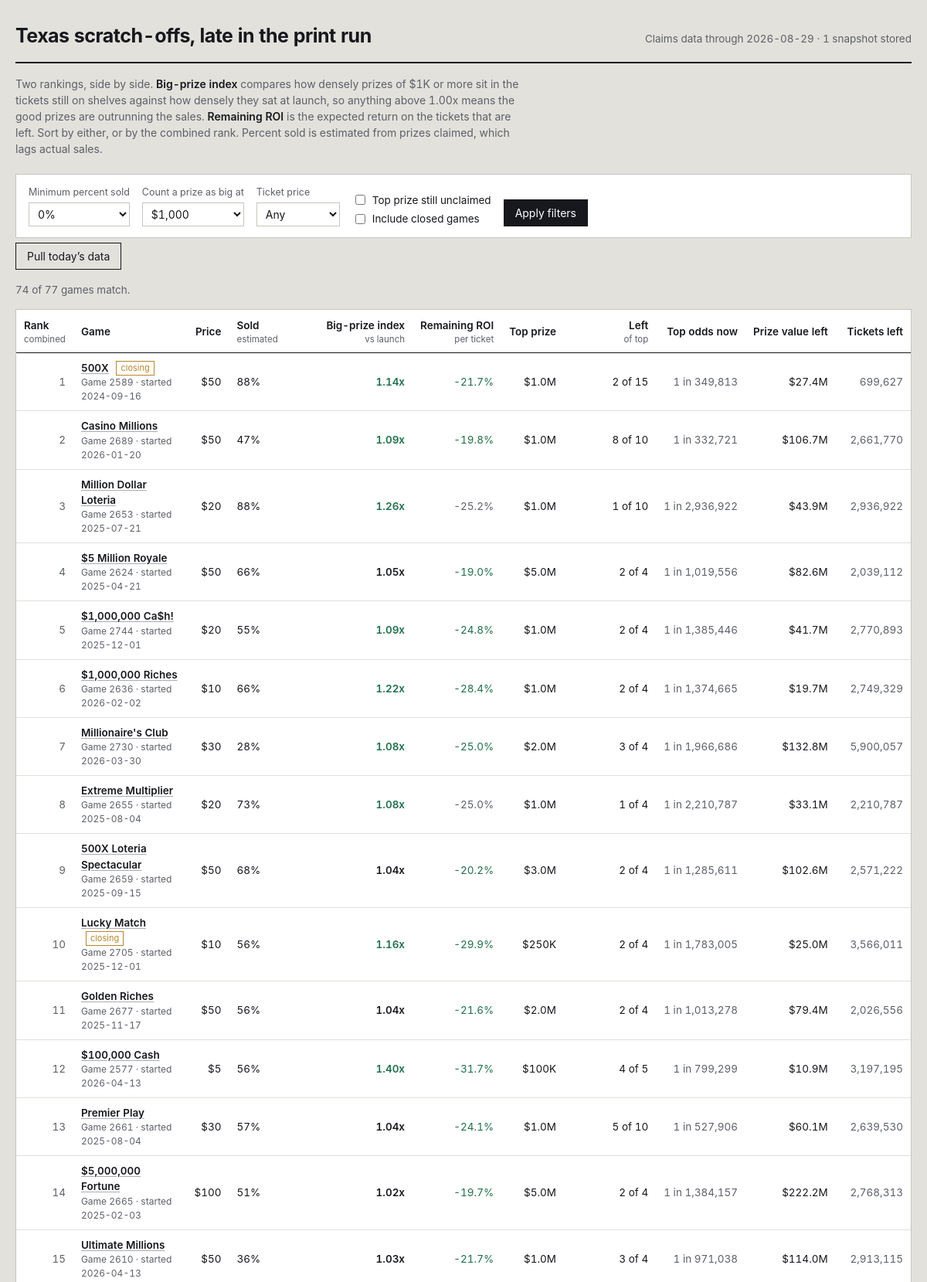
The page / (upper part) on the database its author committed.
### tables this page shows
CREATE TABLE games (
    game_number   INTEGER PRIMARY KEY,
    game_name     TEXT,
    ticket_price  REAL,
    start_date    TEXT,
    close_date    TEXT,
    total_tickets INTEGER,
    overall_odds  REAL,
    details_url   TEXT,
    closing_soon  INTEGER DEFAULT 0,
    active        INTEGER DEFAULT 1,
    first_seen    TEXT,
    last_seen     TEXT
);

CREATE TABLE prize_snapshots (
    snapshot_date  TEXT NOT NULL,
    game_number    INTEGER NOT NULL,
    prize_level    REAL NOT NULL,
    total_prizes   INTEGER NOT NULL,
    prizes_claimed INTEGER NOT NULL,
    PRIMARY KEY (snapshot_date, game_number, prize_level)
);

### app.py (the view)
@app.route("/")
def index():
    conn = db.connect()
    db.init(conn)
    latest = db.latest_snapshot_date(conn)
    if not latest:
        conn.close()
        return render_template("empty.html", running=_refresh_state["running"])
    big_threshold = float(request.args.get("big", 1000))
    min_sold = float(request.args.get("min_sold", 0)) / 100.0
    price_filter = request.args.get("price", "")
    include_closed = request.args.get("closed") == "1"
    sort_key = request.args.get("sort", "combined")
    only_top = request.args.get("top_left") == "1"
    rows = _snapshot_rows(conn, latest, big_threshold)
    games = db.load_games(conn)
    shown = []
    for r in rows:
        g = games.get(r["game_number"], {})
        if not include_closed and not g.get("active", 1):
            continue
        if r["pct_sold"] < min_sold:
            continue
        if price_filter and float(price_filter) != r["price"]:
            continue
        if only_top and not r["top_left"]:
            continue
        shown.append(r)
    col, desc = SORTS.get(sort_key, SORTS["combined"])
    shown.sort(key=lambda r: (r.get(col) is None, r.get(col) if r.get(col) is not None else 0),
               reverse=desc)
    if not desc:
        shown = [r for r in shown if r.get(col) is not None] + \
                [r for r in shown if r.get(col) is None]
    prices = sorted({r["price"] for r in rows if r["price"]})
    history_dates = db.snapshot_dates(conn)
    conn.close()
    return render_template(
        "index.html",
        rows=shown,
        total=len(rows),
        snapshot_date=latest,
        snapshot_count=len(history_dates),
        big_threshold=int(big_threshold),
        min_sold=int(min_sold * 100),
        price_filter=price_filter,
        include_closed=include_closed,
        only_top=only_top,
        sort_key=sort_key,
        prices=prices,
        running=_refresh_state["running"],
    )

### app.py (called while the page is built)
def _snapshot_rows(conn, snapshot_date, big_threshold):
    games = db.load_games(conn)
    snap = db.load_snapshot(conn, snapshot_date)
    return metrics.rank_all(games, snap, big_threshold)

@app.template_filter("pct")
def fmt_pct(v, digits=1):
    return "—" if v is None else f"{v * 100:.{digits}f}%"

@app.template_filter("money")
def fmt_money(v):
    if v is None:
        return "—"
    if v >= 1_000_000:
        return f"${v / 1_000_000:.1f}M"
    if v >= 1_000:
        return f"${v / 1_000:,.0f}K"
    return f"${v:,.0f}"

@app.template_filter("num")
def fmt_num(v):
    return "—" if v is None else f"{v:,.0f}"

@app.template_filter("factor")
def fmt_factor(v):
    return "—" if v is None else f"{v:.2f}x"

@app.template_filter("odds")
def fmt_odds(v):
    return "—" if v is None else f"1 in {v:,.0f}"

### db.py (called while the page is built)
def connect(path=None):
    conn = sqlite3.connect(path or DB_PATH)
    conn.row_factory = sqlite3.Row
    conn.execute("PRAGMA foreign_keys = ON")
    return conn

def init(conn):
    conn.executescript(SCHEMA)
    conn.commit()

def latest_snapshot_date(conn):
    row = conn.execute("SELECT MAX(snapshot_date) AS d FROM prize_snapshots").fetchone()
    return row["d"] if row else None

def snapshot_dates(conn, game_number=None):
    if game_number is None:
        q = "SELECT DISTINCT snapshot_date FROM prize_snapshots ORDER BY snapshot_date"
        return [r[0] for r in conn.execute(q)]
    q = "SELECT DISTINCT snapshot_date FROM prize_snapshots WHERE game_number = ? ORDER BY snapshot_date"
    return [r[0] for r in conn.execute(q, (game_number,))]

def load_snapshot(conn, snapshot_date):
    out = {}
    q = """SELECT game_number, prize_level, total_prizes, prizes_claimed
           FROM prize_snapshots WHERE snapshot_date = ?"""
    for r in conn.execute(q, (snapshot_date,)):
        g = out.setdefault(r["game_number"], {"total": None, "levels": {}})
        if r["prize_level"] < 0:
            g["total"] = (r["total_prizes"], r["prizes_claimed"])
        else:
            g["levels"][r["prize_level"]] = (r["total_prizes"], r["prizes_claimed"])
    return out

def load_games(conn):
    return {r["game_number"]: dict(r) for r in conn.execute("SELECT * FROM games")}

### metrics.py (called while the page is built)
def _safe_div(a, b):
    return a / b if b else None

### templates/index.html (shortened to what this page needs)
{% extends "base.html" %}
{% macro sortlink(key, label, hint='') %}
  {% set q = request.args.to_dict() %}
  {% set _ = q.update({'sort': key}) %}
  <a href="{{ url_for('index', **q) }}">{{ label }}</a>
  {% if hint %}<span class="hint">{{ hint }}</span>{% endif %}
{% endmacro %}
{% block body %}
<header class="masthead">
  <h1>Texas scratch-offs, late in the print run</h1>
  <div class="meta">
    Claims data through {{ snapshot_date }} · {{ snapshot_count }} snapshot{{ '' if snapshot_count == 1 else 's' }} stored
  </div>
</header>
<p class="primer">
  Two rankings, side by side. <strong>Big-prize index</strong> compares how densely prizes of
  {{ big_threshold | money }} or more sit in the tickets still on shelves against how densely they
  sat at launch, so anything above 1.00x means the good prizes are outrunning the sales.
  <strong>Remaining ROI</strong> is the expected return on the tickets that are left. Sort by either,
  or by the combined rank. Percent sold is estimated from prizes claimed, which lags actual sales.
</p>
<form class="controls" method="get" action="{{ url_for('index') }}">
  <div class="field">
    <label for="min_sold">Minimum percent sold</label>
    <select id="min_sold" name="min_sold">
      {% for v in [0, 25, 50, 60, 70, 80, 90] %}
        <option value="{{ v }}" {{ 'selected' if min_sold == v }}>{{ v }}%</option>
      {% endfor %}
    </select>
  </div>
  <div class="field">
    <label for="big">Count a prize as big at</label>
    <select id="big" name="big">
      {% for v in [100, 500, 1000, 5000, 10000, 50000, 100000] %}
        <option value="{{ v }}" {{ 'selected' if big_threshold == v }}>${{ '{:,}'.format(v) }}</option>
      {% endfor %}
    </select>
  </div>
  <div class="field">
    <label for="price">Ticket price</label>
    <select id="price" name="price">
      <option value="">Any</option>
    </select>
  </div>
  <div class="checks">
    <label><input type="checkbox" name="top_left" value="1" {{ 'checked' if only_top }}> Top prize still unclaimed</label>
    <label><input type="checkbox" name="closed" value="1" {{ 'checked' if include_closed }}> Include closed games</label>
  </div>
  <button type="submit">Apply filters</button>
</form>
<form method="post" action="{{ url_for('do_refresh') }}" style="margin-bottom:16px">
  <button class="ghost" type="submit" {{ 'disabled' if running }}>
    {{ 'Pulling new data…' if running else 'Pull today’s data' }}
  </button>
</form>
<p class="count">{{ rows | length }} of {{ total }} games match.</p>
<div class="scroll">
<table>
  <thead>
    <tr>
      <th class="left">{{ sortlink('combined', 'Rank', 'combined') }}</th>
      <th class="left">Game</th>
      <th>{{ sortlink('price', 'Price') }}</th>
      <th class="left">{{ sortlink('sold', 'Sold', 'estimated') }}</th>
      <th>{{ sortlink('big', 'Big-prize index', 'vs launch') }}</th>
      <th>{{ sortlink('ev', 'Remaining ROI', 'per ticket') }}</th>
      <th>{{ sortlink('top_prize', 'Top prize') }}</th>
      <th>{{ sortlink('top_left', 'Left', 'of top') }}</th>
      <th>Top odds now</th>
      <th>{{ sortlink('value_left', 'Prize value left') }}</th>
      <th>Tickets left</th>
    </tr>
  </thead>
  <tbody>
  {% for r in rows %}
    <tr>
      <td class="rank">{{ r.rank_overall or '—' }}</td>
      <td class="left">
        <a class="name" href="{{ url_for('game_detail', game_number=r.game_number, big=big_threshold) }}">{{ r.game_name }}</a>
        {% if r.closing_soon %}<span class="tag">closing</span>{% endif %}
        <span class="sub">Game {{ r.game_number }}{% if r.start_date %} · started {{ r.start_date }}{% endif %}</span>
      </td>
      <td>${{ r.price | int }}</td>
      <td class="left sold {{ 'deep' if r.pct_sold >= 0.75 }}">
        {{ r.pct_sold | pct(0) }}
      </td>
      <td class="strong {{ 'pos' if r.big_index and r.big_index > 1.05 else ('neg' if r.big_index and r.big_index < 0.95 else '') }}">
        {{ r.big_index | factor }}
      </td>
      <td class="{{ 'pos' if r.roi_now and r.roi_now > (r.roi_start or -1) else 'dim' }}">
        {{ r.roi_now | pct }}
      </td>
      <td>{{ r.top_prize | money }}</td>
      <td>{{ r.top_left }} of {{ r.top_printed }}</td>
      <td class="dim">{{ r.top_odds_now | odds }}</td>
      <td>{{ r.value_left | money }}</td>
      <td class="dim">{{ r.tickets_left | num }}</td>
    </tr>
  {% else %}
    <tr><td colspan="11" class="left dim" style="padding:22px">No games match these filters. Loosen the minimum percent sold or clear the price filter.</td></tr>
  {% endfor %}
  </tbody>
</table>
</div>
{% endblock %}

### static/style.css (style rules this page uses)
:root { --paper: #e3e1dc; --card: #ffffff; --ink: #16181d; --ink-soft: #5c6068; --rule: #c8c5be; --rule-soft: #e2e0da; --latex: #a9adb2; --good: #1f6f4a; --bad: #9b2c2c; --foil: #b8862b; --focus: #2d5bb9; }
* { box-sizing: border-box; }
html { -webkit-text-size-adjust: 100%; }
body { margin: 0; background: var(--paper); color: var(--ink); font-family: "Inter", "Segoe UI", -apple-system, BlinkMacSystemFont, Roboto, Helvetica, Arial, sans-serif; font-size: 15px; line-height: 1.5; font-variant-numeric: tabular-nums; }
a { color: var(--ink); text-decoration-color: var(--latex); text-underline-offset: 2px; }
.masthead { display: flex; flex-wrap: wrap; align-items: baseline; gap: 8px 20px; padding-bottom: 14px; border-bottom: 2px solid var(--ink); }
.masthead h1 { margin: 0; font-size: 25px; font-weight: 650; letter-spacing: -0.02em; }
.masthead .meta { color: var(--ink-soft); font-size: 13.5px; margin-left: auto; }
.primer { margin: 16px 0 22px; max-width: 74ch; color: var(--ink-soft); font-size: 14px; }
.primer strong { color: var(--ink); font-weight: 600; }
.controls { display: flex; flex-wrap: wrap; align-items: flex-end; gap: 16px; padding: 14px 16px; background: var(--card); border: 1px solid var(--rule); margin-bottom: 6px; }
.field { display: flex; flex-direction: column; gap: 4px; }
.field label { font-size: 12.5px; color: var(--ink-soft); }
.field select, .field input[type="number"] { font: inherit; font-size: 14px; padding: 5px 7px; border: 1px solid var(--rule); background: #fff; color: var(--ink); min-width: 108px; }
.checks { display: flex; flex-direction: column; gap: 4px; font-size: 13.5px; }
.checks label { display: flex; align-items: center; gap: 6px; }
button, .btn { font: inherit; font-size: 14px; padding: 6px 14px; border: 1px solid var(--ink); background: var(--ink); color: #fff; cursor: pointer; }
button.ghost { background: transparent; color: var(--ink); }
.count { font-size: 13.5px; color: var(--ink-soft); margin: 0 0 14px; }
.scroll { overflow-x: auto; background: var(--card); border: 1px solid var(--rule); }
table { border-collapse: collapse; width: 100%; font-size: 13.5px; }
thead th { position: sticky; top: 0; background: var(--card); text-align: right; font-weight: 600; padding: 10px 10px 8px; border-bottom: 1.5px solid var(--ink); white-space: nowrap; z-index: 2; }
thead th:first-child, thead th.left { text-align: left; }
thead th a { text-decoration: none; }
thead th .hint { display: block; font-weight: 400; font-size: 11.5px; color: var(--ink-soft); }
tbody td { padding: 9px 10px; border-bottom: 1px solid var(--rule-soft); text-align: right; white-space: nowrap; }
tbody td.left { text-align: left; white-space: normal; }
.rank { color: var(--ink-soft); width: 42px; }
.name { font-weight: 560; }
.sub { display: block; font-size: 12px; color: var(--ink-soft); font-weight: 400; }
.tag { display: inline-block; font-size: 11px; padding: 0 5px; border: 1px solid var(--foil); color: var(--foil); margin-left: 6px; vertical-align: 1px; }
.sold { min-width: 116px; }
.pos { color: var(--good); }
.dim { color: var(--ink-soft); }
.strong { font-weight: 620; }

### rows shown on the page
games: game_name "500X", game_number "2589", start_date "2024-09-16", price "50"
prize_snapshots: top_prize "$1.0M"
games: game_name "Casino Millions", game_number "2689", start_date "2026-01-20", price "50"
prize_snapshots: top_prize "$1.0M"
games: game_name "Million Dollar Loteria", game_number "2653", start_date "2025-07-21", price "20"
prize_snapshots: top_prize "$1.0M"
games: game_name "$5 Million Royale", game_number "2624", start_date "2025-04-21", price "50"
prize_snapshots: top_prize "$5.0M"
games: game_name "$1,000,000 Ca$h!", game_number "2744", start_date "2025-12-01", price "20"
prize_snapshots: top_prize "$1.0M"
games: game_name "$1,000,000 Riches", game_number "2636", start_date "2026-02-02", price "10"
prize_snapshots: top_prize "$1.0M"
games: game_name "Millionaire's Club", game_number "2730", start_date "2026-03-30", price "30"
prize_snapshots: top_prize "$2.0M"
games: game_name "Extreme Multiplier", game_number "2655", start_date "2025-08-04", price "20"
prize_snapshots: top_prize "$1.0M"
games: game_name "500X Loteria Spectacular", game_number "2659", start_date "2025-09-15", price "50"
prize_snapshots: top_prize "$3.0M"
games: game_name "Lucky Match", game_number "2705", start_date "2025-12-01", price "10"
prize_snapshots: top_prize "$250K"
games: game_name "Golden Riches", game_number "2677", start_date "2025-11-17", price "50"
prize_snapshots: top_prize "$2.0M"
games: game_name "$100,000 Cash", game_number "2577", start_date "2026-04-13", price "5"
prize_snapshots: top_prize "$100K"
games: game_name "Premier Play", game_number "2661", start_date "2025-08-04", price "30"
prize_snapshots: top_prize "$1.0M"
games: game_name "$5,000,000 Fortune", game_number "2665", start_date "2025-02-03", price "100"
prize_snapshots: top_prize "$5.0M"
games: game_name "Ultimate Millions", game_number "2610", start_date "2026-04-13", price "50"
prize_snapshots: top_prize "$1.0M"

### other values the page prints
{{ snapshot_date }} "2026-08-29"
{{ snapshot_count }} "1"
{{ big_threshold | money }} "$1K"
{{ 'Pulling new data…' if running else 'Pull today’s data' }} "Pull today’s data"
{{ rows | length }} "74"
{{ total }} "77"
{{ label }} "Rank Price Sold Big-prize index Remaining ROI Top prize Left Prize value left"
{{ hint }} "combined estimated vs launch per ticket of top"
{{ r.rank_overall or '—' }} "1" "2" "3" "4" "5" "6" "7" "8" "9" "10" "11" "12" "13" "14" "15"
{{ r.pct_sold | pct(0) }} "88%" "47%" "88%" "66%" "55%" "66%" "28%" "73%" "68%" "56%" "56%" "56%" "57%" "51%" "36%"
{{ r.big_index | factor }} "1.14x" "1.09x" "1.26x" "1.05x" "1.09x" "1.22x" "1.08x" "1.08x" "1.04x" "1.16x" "1.04x" "1.40x" "1.04x" "1.02x" "1.03x"
{{ r.roi_now | pct }} "-21.7%" "-19.8%" "-25.2%" "-19.0%" "-24.8%" "-28.4%" "-25.0%" "-25.0%" "-20.2%" "-29.9%" "-21.6%" "-31.7%" "-24.1%" "-19.7%" "-21.7%"
{{ r.top_left }} "2" "8" "1" "2" "2" "2" "3" "1" "2" "2" "2" "4" "5" "2" "3"
{{ r.top_printed }} "15" "10" "10" "4" "4" "4" "4" "4" "4" "4" "4" "5" "10" "4" "4"
{{ r.top_odds_now | odds }} "1 in 349,813" "1 in 332,721" "1 in 2,936,922" "1 in 1,019,556" "1 in 1,385,446" "1 in 1,374,665" "1 in 1,966,686" "1 in 2,210,787" "1 in 1,285,611" "1 in 1,783,005" "1 in 1,013,278" "1 in 799,299" "1 in 527,906" "1 in 1,384,157" "1 in 971,038"
